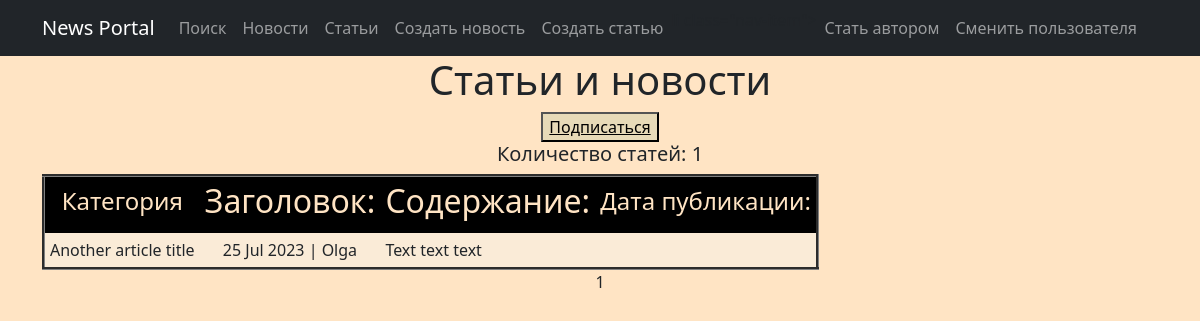
Before: /newsportal/categories/2 with the older database file.
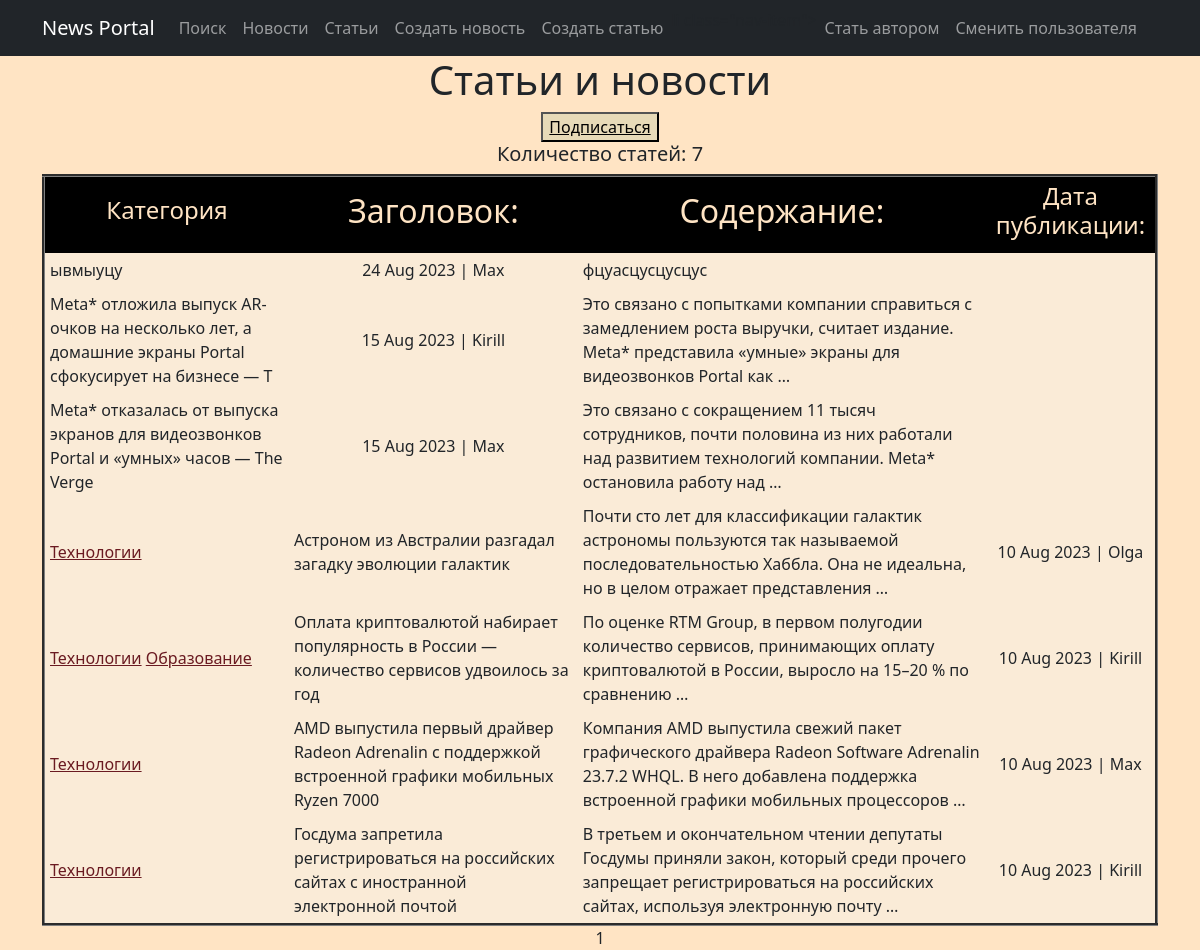
After: the same page with the newer database file.
### news_db/models.py (models this page shows, shortened)
class Post(models.Model):
    article = 'AR'
    news = 'NW'
    POSITIONS = [
        (article, 'Статья'),
        (news, 'Новость')
    ]
    author = models.ForeignKey(Author, on_delete=models.CASCADE)
    position = models.CharField(max_length=2, choices=POSITIONS, default=article)
    create_date = models.DateTimeField(auto_now_add=True)
    title = models.CharField(max_length=250)
    text = models.TextField()
    rate = models.IntegerField(default=0)
    category = models.ManyToManyField(Category, through='PostCategory')

class Author(models.Model):
    user = models.OneToOneField(User, on_delete=models.CASCADE)
    rate = models.IntegerField(default=0)

class Category(models.Model):
    name = models.CharField(max_length=255, unique=True)
    subscribers = models.ManyToManyField(User, related_name='categories')
    def __str__(self):
        return self.name.title()

### news_db/views.py (the view)
# urls.py: path('categories/<int:pk>', CategoryListView.as_view(), name='categories_list'),
class CategoryListView(PostsList):
    model = Post
    template_name = 'category/category_list.html'
    context_object_name = 'category_list'
    def get_queryset(self):
        self.category = get_object_or_404(Category, id=self.kwargs['pk'])
        queryset = Post.objects.filter(category = self.category).order_by('-create_date')
        return queryset
    def get_context_data(self, **kwargs):
        context = super().get_context_data(**kwargs)
        context['is_not_author'] = not self.request.user.groups.filter(name='author').exists()
        context['is_not_subscribed'] = self.request.user not in self.category.subscribers.all()
        context['is_subscribed'] = self.request.user in self.category.subscribers.all()
        context['category'] = self.category
        return context

### news_db/views.py (called while the page is built)
    def get_context_data(self, **kwargs):
        context = super().get_context_data(**kwargs)
        context['is_not_author']= not self.request.user.groups.filter(name= 'author').exists()
        return context

### templates/category/category_list.html (shortened to what this page needs)
{% extends 'flatpages/default.html' %}
{% load custom_filter %}
{% load custom_tags %}
{% block content %}
    <a><h1>Статьи и новости</h1></a>
        {% if is_not_subscribed %}
            <button style="background-color: #E7DAB8FF"><a style="color: black" href="{%  url 'subscribe' category.id %}">Подписаться</a></button>
    {% endif %}
    {% if category_list %}
        <h5>Количество статей: {{ category_list|length }}</h5>
<table border="3" , cellpadding="5" , bgcolor="#faebd7">
    <tr bgcolor="black" style="color: bisque">
        <td><h4>Категория</h4></td>
        <td><h2>Заголовок:</h2></td>
        <td><h2>Содержание:</h2></td>
        <td><h4>Дата публикации:</h4></td>
    </tr>
    {% for pst in category_list %}
    {% if pst.position == 'NW'%}
    <tr>
        <td align="left">{% for category in pst.category.all %}
            <a style="color: #6a1a21" href="{% url 'categories_list' category.id %}">{{ category }}</a>
        {% endfor %}</td>
        <td align='left'><a class="nav-link" href="/newsportal/news/{{pst.pk}}">{{ pst.title }}</a></td>
        <td align="left"><a class="nav-link" href="/newsportal/news/{{pst.pk}}">{{ pst.text|truncatewords:20 }}</a></td>
        <td align="center">{{ pst.create_date|date:'d M Y'}} | {{ pst.author.user.username }}</td>
    </tr>
    {% else%}
    <tr>
        <td align='left'><a class="nav-link" href="/newsportal/articles/{{pst.pk}}">{{ pst.title }}</a></td>
        <td align="center">{{ pst.create_date|date:'d M Y'}} | {{ pst.author.user.username }}</td>
        <td align="left"><a class="nav-link" href="/newsportal/articles/{{pst.pk}}">{{ pst.text|truncatewords:20 }}</a>
        </td>
    </tr>
    {%endif%}
    {%endfor%}
</table>
    {% else %}
        <h2>Статья не найдена</h2>
    {% endif %}
    {{ page_obj.number }}
    <br>
{% endblock content %}

Changed rows visible on the page:
no longer on this page (row edited): Post: title "Another article title", create_date "25 Jul 2023", author.user.username "Olga", text "Text text text"
added Post: title "ывмыуцу", create_date "24 Aug 2023", author.user.username "Max", text "фцуасцусцусцус"
added Post: title "Meta* отложила выпуск AR-очков на несколько лет, а домашние экраны Portal сфокусирует на бизнесе — T", create_date "15 Aug 2023", author.user.username "Kirill", text "Это связано с попытками компании справиться с замедлением роста выручки, считает издание. Meta* представила «умные» экраны для видеозвонков Portal как …"
added Post: title "Meta* отказалась от выпуска экранов для видеозвонков Portal и «умных» часов — The Verge", create_date "15 Aug 2023", author.user.username "Max", text "Это связано с сокращением 11 тысяч сотрудников, почти половина из них работали над развитием технологий компании. Meta* остановила работу над …"
added Post: title "Астроном из Австралии разгадал загадку эволюции галактик", text "Почти сто лет для классификации галактик астрономы пользуются так называемой последовательностью Хаббла. Она не идеальна, но в целом отражает представления …", create_date "10 Aug 2023", author.user.username "Olga"
now on this page (row edited): Category: name "Технологии"
added Post: title "Оплата криптовалютой набирает популярность в России — количество сервисов удвоилось за год", text "По оценке RTM Group, в первом полугодии количество сервисов, принимающих оплату криптовалютой в России, выросло на 15–20 % по сравнению …", create_date "10 Aug 2023", author.user.username "Kirill"
now on this page (row unchanged): Category: name "Образование", shown under "10 Aug 2023"
added Post: title "AMD выпустила первый драйвер Radeon Adrenalin с поддержкой встроенной графики мобильных Ryzen 7000", text "Компания AMD выпустила свежий пакет графического драйвера Radeon Software Adrenalin 23.7.2 WHQL. В него добавлена поддержка встроенной графики мобильных процессоров …", create_date "10 Aug 2023", author.user.username "Max"
added Post: title "Госдума запретила регистрироваться на российских сайтах с иностранной электронной почтой", text "В третьем и окончательном чтении депутаты Госдумы приняли закон, который среди прочего запрещает регистрироваться на российских сайтах, используя электронную почту …", create_date "10 Aug 2023", author.user.username "Kirill"
Other visible differences:
{{ category_list|length }}: "1" → "7"
